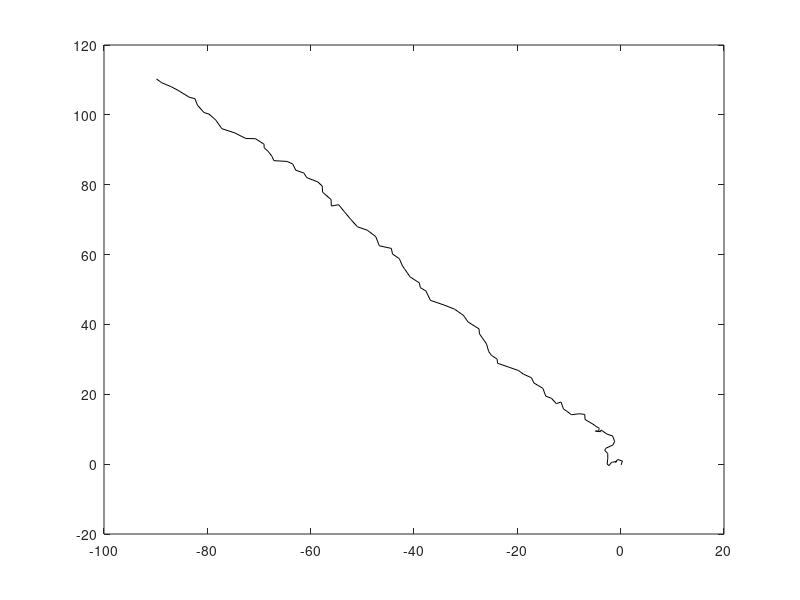

Source code (MATLAB):
%Exercise 2.1
clear;
clc;

T = 1/2;
sigma0 = 1/5;
sigmaU = 1/10;
sigmaW = 1/2;
sigmaL = 1;

m = 100;

D_U = diag([sigmaU, sigmaU]);
D_W = diag([sigmaW, sigmaW]);
D_0 = diag([sigma0, sigma0, sigma0, sigma0]);
Q = diag([sigmaW, sigmaW, sigmaU, sigmaU]);
A = [1 0 T 0; 0 1 0 T; 0 0 1 0; 0 0 0 1];


%Set the initial points for v and r

v = zeros(2, m);
r = zeros(2, m);
x = zeros(4, m);


x(:,1) = randn([4 1]) * sqrt(sigma0);
for n = 2:m;
    s = sqrt(Q) * randn([4 1]);
    x(:, n) = A * x(:, n - 1) + s;
end;


plot(x(1, 1 : end), x(2, 1 : end),'k-');
